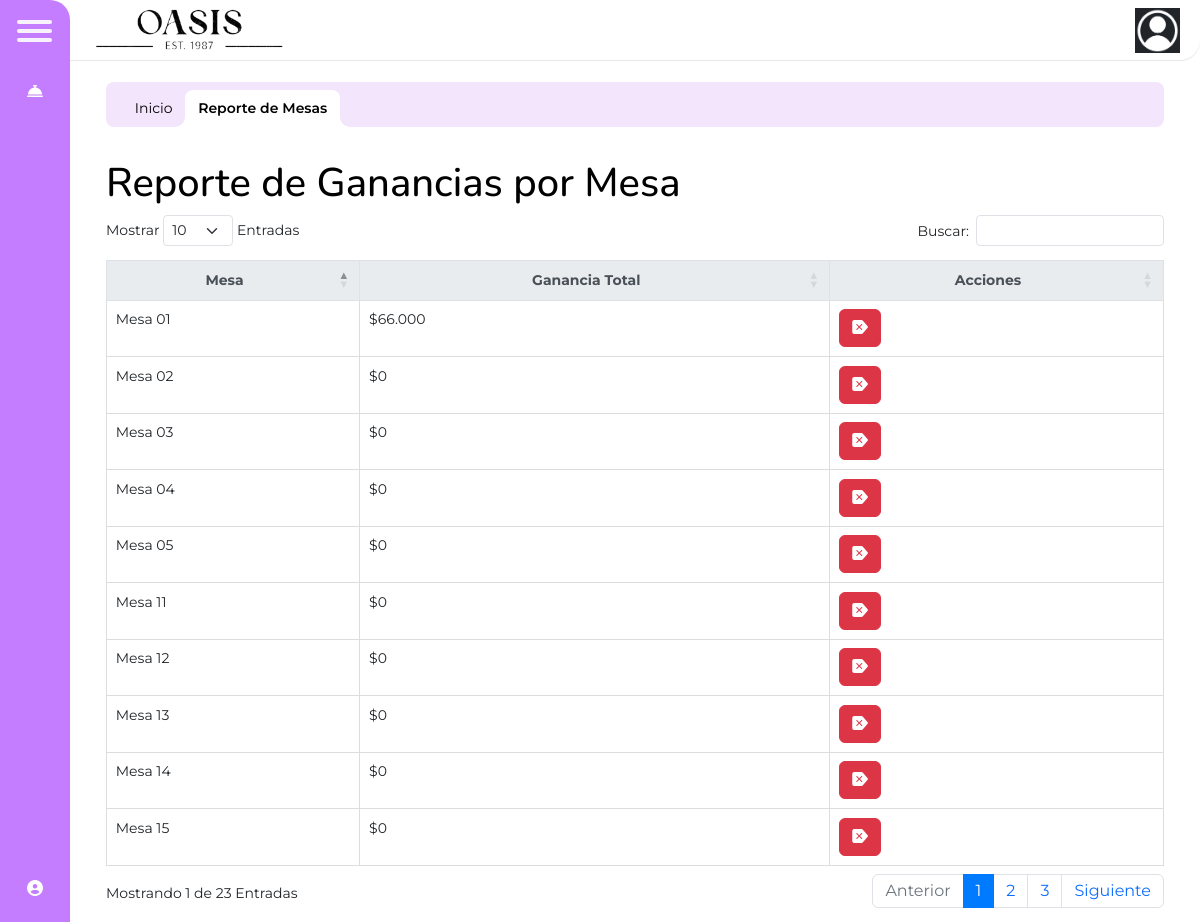
Before: /reporte-mesas/ with the older database file.
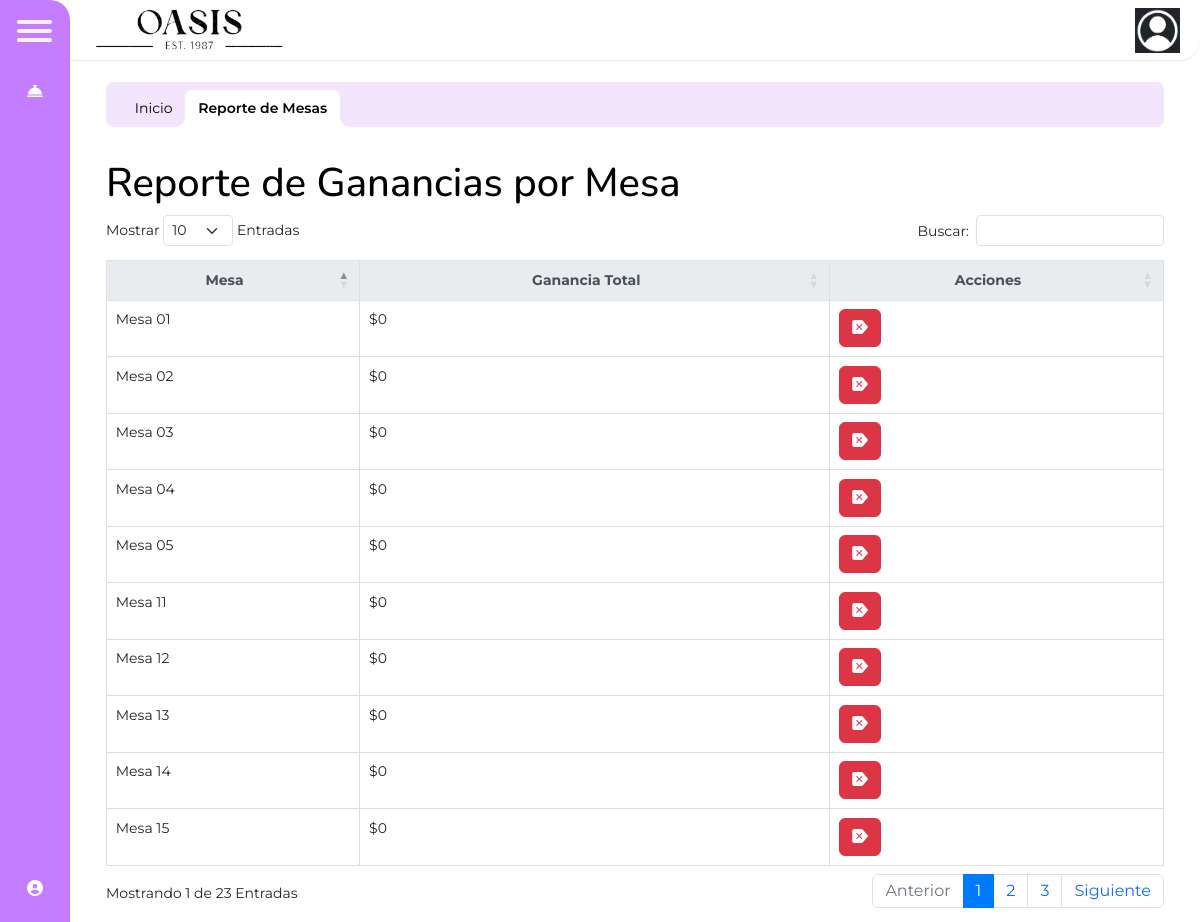
After: the same page with the newer database file.
### Oasis/models.py (models this page shows, shortened)
class Mesa(models.Model):
    ACTIVA = 'Activa'
    DISPONIBLE = 'Disponible'
    ESTADO_CHOICES = (
        (ACTIVA, 'Activa'),
        (DISPONIBLE, 'Disponible'),
    )
    RESERVADA = 'Reservada'
    DISPONIBLE = 'Disponible'
    RESERVA_CHOICES = (
        (RESERVADA, 'Reservada'),
        (DISPONIBLE, 'Disponible'),
    )
    nombre = models.CharField(max_length=300)
    capacidad = models.IntegerField(default=5)
    precio = models.IntegerField(default=1000000)
    estado = models.CharField(max_length=10, choices=ESTADO_CHOICES, default=DISPONIBLE)
    estado_reserva = models.CharField(max_length=10, choices=RESERVA_CHOICES , default=DISPONIBLE)
    codigo_qr = models.CharField(max_length=100, unique=True)
    qr_imagen = models.ImageField(upload_to='mesas_qr_codes/', blank=True, null=True)
    usuario = models.ForeignKey('Usuario', on_delete=models.CASCADE, null=True, blank=True, default=None)
    total_ganancia = models.IntegerField(default=0)

### Oasis/views.py (the view)
# urls.py: path('reporte-mesas/', views.reporte_mesas, name='reporte_mesas'),
def reporte_mesas(request):
    logueo = request.session.get("logueo", False)
    user = Usuario.objects.get(pk=logueo["id"]) if logueo else None
    mesas_reporte = []
    try:
        mesas = Mesa.objects.all()
        for mesa in mesas:
            total_ganancia = HistorialPedido.objects.filter(mesa=mesa).aggregate(total=Sum('total'))['total'] or 0
            mesas_reporte.append({
                'mesa': mesa,
                'total_ganancia': total_ganancia
            })
        context = {
            'mesas_reporte': mesas_reporte,
            'user': user,
            'url': "reporte_mesas"
        }
        return render(request, 'Oasis/mesas/reporte_mesas.html', context)
    except Exception as e:
        messages.error(request, f'Error: {e}')
        return redirect('Mesas')

### Oasis/templates/Oasis/mesas/reporte_mesas.html (shortened to what this page needs)
{% extends 'Oasis/barNav.html' %}
{% load static %}
{% load humanize %}
{% block contenedor %}
  <div class="radio-inputs">
    <label class="radio">
      <a href="{% url 'Mesas' %}">
        <span class="name">Inicio</span>
      </a>
    </label>
    <label class="radio">
      <a href="{% url 'reporte_mesas' %}">
        <span class="name">Reporte de Mesas</span>
      </a>
    </label>
  </div>
  <h1>Reporte de Ganancias por Mesa</h1>
  <div id="contenedorTabla">
    <table class="table" id="table">
      <thead class="thead-light">
        <tr>
          <th>Mesa</th>
          <th>Ganancia Total</th>
          <th>Acciones</th>
        </tr>
      </thead>
      <tbody>
        {% for reporte in mesas_reporte %}
          <tr>
            <td>{{ reporte.mesa.nombre }}</td>
            <td>${{ reporte.total_ganancia|intcomma }}</td>
            <td>
              <form action="{% url 'limpiar_ganancias' reporte.mesa.id %}" method="post">
                <button type="submit" class="btn btn-danger" onclick="confirmarLimpiarGanancias(event)"><i class="bi bi-backspace-reverse-fill"></i></button>
              </form>
            </td>
          </tr>
        {% endfor %}
      </tbody>
    </table>
  </div>
{% endblock %}

### Oasis/templates/Oasis/barNav.html (shortened to what this page needs)
{% load static %}
<!DOCTYPE html>
<html lang="en">
<head>
    <link rel="stylesheet" href="{% static 'Oasis/css/main.css' %}">
    <link rel="stylesheet" href="{% static 'Oasis/css/estiloDB.css' %}">
    <link rel="stylesheet" href="{% static 'Oasis/css/formularios.css' %}">
    <link rel="stylesheet" href="{% static 'Oasis/css/botonesDiseño.css' %}">
    <link rel="stylesheet" href="{% static 'Oasis/css/index.css' %}">
    <link rel="stylesheet" href="{% static 'Oasis/css/barrasGestiones.css' %}">
    <link rel="stylesheet" href="{% static 'Oasis/css/pedidos.css' %}">
    <link rel="stylesheet" href="{% static 'Oasis/css/mesas.css' %}">
    <link rel="stylesheet" href="{% static 'Oasis/css/pedidoEmpleado.css' %}">
    <link rel="stylesheet" href="{% static 'Oasis/css/eventos.css' %}">
    <link rel="stylesheet" href="{% static 'Oasis/css/galeria.css' %}">
    <link rel="stylesheet" href="{% static 'Oasis/css/bootstrap.min.css' %}">
    <link rel="stylesheet" href="{% static 'Oasis/css/front_eventos/front_eventos_info.css' %}">
    <link rel="stylesheet" href="{% static 'Oasis/css/usuario/reservas_y_entradas.css' %}">
    <link rel="stylesheet" href="{% static 'Oasis/css/navbarAdmin.css' %}">
    <link rel="stylesheet" href="{% static 'Oasis/css/menu.css' %}">
    <link rel="stylesheet" href="{% static 'Oasis/css/productos.css' %}">
    <link rel="stylesheet" href="{% static 'Oasis/css/usuario.css' %}">
    <link rel="stylesheet" href="{% static 'Oasis/css/entradas.css' %}">
    <link rel="stylesheet" href="https://cdn.jsdelivr.net/npm/bootstrap-icons@1.11.1/font/bootstrap-icons.css" />
    <link href="https://cdn.datatables.net/1.13.6/css/dataTables.bootstrap5.min.css" rel="stylesheet">
    <link href="https://stackpath.bootstrapcdn.com/bootstrap/4.5.2/css/bootstrap.min.css" rel="stylesheet">
    <link href="https://cdnjs.cloudflare.com/ajax/libs/twitter-bootstrap/5.3.0/css/bootstrap.min.css" rel="stylesheet">
</head>
<body>
    <div class="wrapper collapsar">
        <div class="top_navbar">
            <div class="hamburger">
              <div class="one"></div>
              <div class="two"></div>
              <div class="three"></div>
            </div>
            <div class="top_menu">
              <div class="logo">
                <a href="{% url 'index' %}"><img src="{% static 'Oasis/img/logoOasisNegro.png' %}" alt="logoOasisNegro" width="200px"></a>
              </div>
              <ul class="items-barra">
                <a href="{% url 'ver_perfil' %}">
                  {% if user.foto %}
                    <img src="{{ user.foto.url }}" alt="FotoUsuario" width="45px" height="45px" class="rounded-circle">
                  {% else %}
                    <img src="{% static 'Oasis/img/logoUser.png' %}" alt="LogoUsuario" width="45px" height="45px">
                  {% endif %}
                </a>
              </ul>
            </div>
          </div>
          <div class="sidebar">
            <ul class="items-barra">
              <li><a href="{% if user.rol == 2 or user.rol == 1 %} {% url 'peInicio' %} {% else %} {% url 'peGestionMesas' %} {% endif %}"  >
                <span class="icon"><i class="fas fa-concierge-bell"></i></span>
              </a></li>
            </ul>
            <ul class="items-barra logout">
              <li><a href="{% url 'ver_perfil' %}" {% if url == 'Perfil' or url == 'ver_detalles_pedido_usuario' or url == 'historial_pedidos' or url == 'ver_mesas_a_cargo' %} class="active" {% endif %}>
                <span class="icon"><i class="fas fa-user-circle"></i></span>
              </a></li>
            </ul>
          </div>
        <div class="main_container">
            {% block contenedor %}
            {% endblock %}
        </div>
    </div>
</body>
</html>

### Oasis/static/Oasis/css/main.css (style rules this page uses)
html, body { height: 100%; margin: 0; }

### Oasis/static/Oasis/css/estiloDB.css (style rules this page uses)
#contenedorTabla { width: 100%; height: auto; font-size: 14px; }
.table.dataTable { margin-top: 6px !important; margin-bottom: 6px !important; border-collapse: collapse !important; border: 1px solid #ccc !important; padding: 0; }
.table.dataTable th, .table.dataTable td { border: 1px solid #ddd; padding: .625em; }
.table.dataTable th { background-color: #f2f2f2; }
.table.dataTable td { background-color: #fff; }
.table.dataTable thead th, .table.dataTable thead td, .table.dataTable tfoot th, .table.dataTable tfoot td { text-align: center !important; }
body { font-family: "Open Sans", sans-serif; line-height: 1.25; }

### Oasis/static/Oasis/css/barrasGestiones.css (style rules this page uses)
.radio-inputs { display: flex; border-radius: 0.5rem; background-color: #f2e5fc; box-sizing: border-box; font-size: 14px; width: 100%; padding: 0.5rem 1rem 0 1rem; margin: 0rem 0rem 2rem 0rem; }
.radio-inputs .radio { margin: 0; }
.radio-inputs .radio a { text-decoration: none; }
.radio-inputs .radio .name { display: flex; cursor: pointer; align-items: center; justify-content: center; border-top-left-radius: 0.5rem; border-top-right-radius: 0.5rem; border: none; padding: 0.5rem 0.8rem; color: #000; transition: all 0.15s ease-in-out; position: relative; z-index: 1; }
.radio-inputs .radio input:checked + .name { background-color: #fff; font-weight: 600; }
.radio-inputs .radio input:checked + .name::after, .radio-inputs .radio input:checked + .name::before { content: ""; position: absolute; width: 10px; height: 10px; background-color: #f2e5fc; bottom: 0; }
.radio-inputs .radio input:checked + .name::after { right: -10px; border-bottom-left-radius: 300px; box-shadow: -3px 3px 0px 3px #fff; }
.radio-inputs .radio input:checked + .name::before { left: -10px; border-bottom-right-radius: 300px; box-shadow: 3px 3px 0px 3px #fff; }
.main_container h1 { font-family: Nunito; font-weight: 400; color: #000; }

### Oasis/static/Oasis/css/navbarAdmin.css (style rules this page uses)
* { margin: 0; padding: 0; list-style: none; text-decoration: none; box-sizing: border-box; font-family: 'Montserrat', sans-serif; }
body { background: #e1ecf2; }
.wrapper .top_navbar { width: 100%; height: 60px; display: flex; position: fixed; top: 0px; z-index: 99; }
.wrapper .top_navbar .top_menu { width: calc(100% - 70px); height: 100%; background: #fff; border-bottom-right-radius: 20px; display: flex; justify-content: space-between; align-items: center; padding: 0 20px; box-shadow: 0 1px 1px rgba(0,0,0,0.1); }
.wrapper .top_navbar .top_menu .logo { color: #2e4ead; font-size: 20px; font-weight: 700; letter-spacing: 3px; }
.wrapper .top_navbar .top_menu ul { display: flex; justify-content: center; align-items: center; margin: 0; padding: 0; }
.wrapper .sidebar ul li a { display: block; padding: 20px; color: #fff; position: relative; margin-bottom: 1px; color: #fff; white-space: nowrap; text-decoration: none; }
.wrapper .sidebar ul li a:before { content: ""; position: absolute; top: 0; left: 0; width: 3px; height: 100%; background: black; display: none; }
.wrapper .sidebar ul li a span.icon { margin-right: 10px; display: inline-block; }
.wrapper .main_container { width: (100% - 200px); margin-top: 70px; margin-left: 200px; padding: 1% 3%; transition: all 0.3s ease; }
.wrapper.collapsar .sidebar { width: 70px; height: calc(100% - 60px); display: flex; flex-direction: column; justify-content: space-between; }
.wrapper.collapsar .sidebar ul li a { text-align: center; }
.wrapper.collapsar .sidebar ul li a span.icon { margin: 0; }
.wrapper.collapsar .main_container { width: (100% - 70px); margin-left: 70px; }
.wrapper .sidebar .items-barra { margin: 0; padding: 0; }
.wrapper .sidebar { width: 200px; height: calc(100% - 60px); display: flex; flex-direction: column; justify-content: space-between; position: fixed; top: 60px; background: #c47dfe; transition: all 0.3s ease; }
.wrapper .top_navbar .hamburger { width: 70px; height: 60px; background: #c47dfe; padding: 15px 17px; border-top-right-radius: 20px; cursor: pointer; position: relative; }
.wrapper .top_navbar .hamburger div { width: 35px; height: 4px; background: #f8f2fd; margin: 5px 0; border-radius: 5px; }

Changed rows visible on the page:
changed Mesa "Mesa 01": total_ganancia "66.000" → "0"
